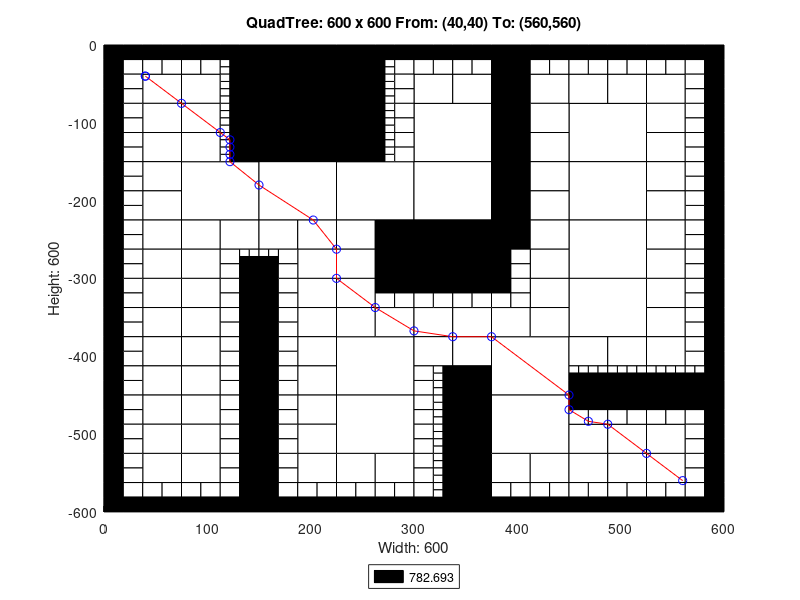

The MATLAB script that drew this image:
axis([0 600 -600 0]);
title('QuadTree: 600 x 600 From: (40,40) To: (560,560)');
xlabel('Width: 600');
ylabel('Height: 600');
rectangle('Position',[150 -75 75 75], 'FaceColor',[0 0 0]);
rectangle('Position',[150 -150 75 75], 'FaceColor',[0 0 0]);
rectangle('Position',[75 -225 75 75], 'FaceColor',[1 1 1]);
rectangle('Position',[150 -225 75 75], 'FaceColor',[1 1 1]);
rectangle('Position',[225 -225 75 75], 'FaceColor',[1 1 1]);
rectangle('Position',[300 -150 75 75], 'FaceColor',[1 1 1]);
rectangle('Position',[450 -150 75 75], 'FaceColor',[1 1 1]);
rectangle('Position',[300 -225 75 75], 'FaceColor',[1 1 1]);
rectangle('Position',[300 -300 75 75], 'FaceColor',[0 0 0]);
rectangle('Position',[450 -225 75 75], 'FaceColor',[1 1 1]);
rectangle('Position',[450 -300 75 75], 'FaceColor',[1 1 1]);
rectangle('Position',[225 -450 75 75], 'FaceColor',[1 1 1]);
rectangle('Position',[225 -525 75 75], 'FaceColor',[1 1 1]);
rectangle('Position',[375 -450 75 75], 'FaceColor',[1 1 1]);
rectangle('Position',[450 -375 75 75], 'FaceColor',[1 1 1]);
rectangle('Position',[375 -525 75 75], 'FaceColor',[1 1 1]);
rectangle('Position',[37.5 -75 37.5 37.5], 'FaceColor',[1 1 1]);
rectangle('Position',[75 -75 37.5 37.5], 'FaceColor',[1 1 1]);
rectangle('Position',[37.5 -112.5 37.5 37.5], 'FaceColor',[1 1 1]);
rectangle('Position',[37.5 -150 37.5 37.5], 'FaceColor',[1 1 1]);
rectangle('Position',[75 -112.5 37.5 37.5], 'FaceColor',[1 1 1]);
rectangle('Position',[75 -150 37.5 37.5], 'FaceColor',[1 1 1]);
rectangle('Position',[225 -37.5 37.5 37.5], 'FaceColor',[0 0 0]);
rectangle('Position',[225 -75 37.5 37.5], 'FaceColor',[0 0 0]);
rectangle('Position',[225 -112.5 37.5 37.5], 'FaceColor',[0 0 0]);
rectangle('Position',[225 -150 37.5 37.5], 'FaceColor',[0 0 0]);
rectangle('Position',[37.5 -187.5 37.5 37.5], 'FaceColor',[1 1 1]);
rectangle('Position',[37.5 -225 37.5 37.5], 'FaceColor',[1 1 1]);
rectangle('Position',[37.5 -262.5 37.5 37.5], 'FaceColor',[1 1 1]);
rectangle('Position',[37.5 -300 37.5 37.5], 'FaceColor',[1 1 1]);
rectangle('Position',[75 -262.5 37.5 37.5], 'FaceColor',[1 1 1]);
rectangle('Position',[112.5 -262.5 37.5 37.5], 'FaceColor',[1 1 1]);
rectangle('Position',[75 -300 37.5 37.5], 'FaceColor',[1 1 1]);
rectangle('Position',[150 -262.5 37.5 37.5], 'FaceColor',[1 1 1]);
rectangle('Position',[187.5 -262.5 37.5 37.5], 'FaceColor',[1 1 1]);
rectangle('Position',[187.5 -300 37.5 37.5], 'FaceColor',[1 1 1]);
rectangle('Position',[225 -262.5 37.5 37.5], 'FaceColor',[1 1 1]);
rectangle('Position',[262.5 -262.5 37.5 37.5], 'FaceColor',[0 0 0]);
rectangle('Position',[225 -300 37.5 37.5], 'FaceColor',[1 1 1]);
rectangle('Position',[262.5 -300 37.5 37.5], 'FaceColor',[0 0 0]);
rectangle('Position',[300 -75 37.5 37.5], 'FaceColor',[1 1 1]);
rectangle('Position',[337.5 -75 37.5 37.5], 'FaceColor',[1 1 1]);
rectangle('Position',[375 -37.5 37.5 37.5], 'FaceColor',[0 0 0]);
rectangle('Position',[375 -75 37.5 37.5], 'FaceColor',[0 0 0]);
rectangle('Position',[412.5 -75 37.5 37.5], 'FaceColor',[1 1 1]);
rectangle('Position',[375 -112.5 37.5 37.5], 'FaceColor',[0 0 0]);
rectangle('Position',[412.5 -112.5 37.5 37.5], 'FaceColor',[1 1 1]);
rectangle('Position',[375 -150 37.5 37.5], 'FaceColor',[0 0 0]);
rectangle('Position',[412.5 -150 37.5 37.5], 'FaceColor',[1 1 1]);
rectangle('Position',[450 -75 37.5 37.5], 'FaceColor',[1 1 1]);
rectangle('Position',[487.5 -75 37.5 37.5], 'FaceColor',[1 1 1]);
rectangle('Position',[525 -75 37.5 37.5], 'FaceColor',[1 1 1]);
rectangle('Position',[525 -112.5 37.5 37.5], 'FaceColor',[1 1 1]);
rectangle('Position',[525 -150 37.5 37.5], 'FaceColor',[1 1 1]);
rectangle('Position',[375 -187.5 37.5 37.5], 'FaceColor',[0 0 0]);
rectangle('Position',[412.5 -187.5 37.5 37.5], 'FaceColor',[1 1 1]);
rectangle('Position',[375 -225 37.5 37.5], 'FaceColor',[0 0 0]);
rectangle('Position',[412.5 -225 37.5 37.5], 'FaceColor',[1 1 1]);
rectangle('Position',[375 -262.5 37.5 37.5], 'FaceColor',[0 0 0]);
rectangle('Position',[412.5 -262.5 37.5 37.5], 'FaceColor',[1 1 1]);
rectangle('Position',[412.5 -300 37.5 37.5], 'FaceColor',[1 1 1]);
rectangle('Position',[525 -187.5 37.5 37.5], 'FaceColor',[1 1 1]);
rectangle('Position',[525 -225 37.5 37.5], 'FaceColor',[1 1 1]);
rectangle('Position',[525 -262.5 37.5 37.5], 'FaceColor',[1 1 1]);
rectangle('Position',[525 -300 37.5 37.5], 'FaceColor',[1 1 1]);
rectangle('Position',[37.5 -337.5 37.5 37.5], 'FaceColor',[1 1 1]);
rectangle('Position',[37.5 -375 37.5 37.5], 'FaceColor',[1 1 1]);
rectangle('Position',[75 -337.5 37.5 37.5], 'FaceColor',[1 1 1]);
rectangle('Position',[75 -375 37.5 37.5], 'FaceColor',[1 1 1]);
rectangle('Position',[37.5 -412.5 37.5 37.5], 'FaceColor',[1 1 1]);
rectangle('Position',[37.5 -450 37.5 37.5], 'FaceColor',[1 1 1]);
rectangle('Position',[75 -412.5 37.5 37.5], 'FaceColor',[1 1 1]);
rectangle('Position',[75 -450 37.5 37.5], 'FaceColor',[1 1 1]);
rectangle('Position',[187.5 -337.5 37.5 37.5], 'FaceColor',[1 1 1]);
rectangle('Position',[187.5 -375 37.5 37.5], 'FaceColor',[1 1 1]);
rectangle('Position',[225 -337.5 37.5 37.5], 'FaceColor',[1 1 1]);
rectangle('Position',[225 -375 37.5 37.5], 'FaceColor',[1 1 1]);
rectangle('Position',[262.5 -375 37.5 37.5], 'FaceColor',[1 1 1]);
rectangle('Position',[187.5 -412.5 37.5 37.5], 'FaceColor',[1 1 1]);
rectangle('Position',[187.5 -450 37.5 37.5], 'FaceColor',[1 1 1]);
rectangle('Position',[37.5 -487.5 37.5 37.5], 'FaceColor',[1 1 1]);
rectangle('Position',[37.5 -525 37.5 37.5], 'FaceColor',[1 1 1]);
rectangle('Position',[75 -487.5 37.5 37.5], 'FaceColor',[1 1 1]);
rectangle('Position',[75 -525 37.5 37.5], 'FaceColor',[1 1 1]);
rectangle('Position',[37.5 -562.5 37.5 37.5], 'FaceColor',[1 1 1]);
rectangle('Position',[75 -562.5 37.5 37.5], 'FaceColor',[1 1 1]);
rectangle('Position',[187.5 -487.5 37.5 37.5], 'FaceColor',[1 1 1]);
rectangle('Position',[187.5 -525 37.5 37.5], 'FaceColor',[1 1 1]);
rectangle('Position',[187.5 -562.5 37.5 37.5], 'FaceColor',[1 1 1]);
rectangle('Position',[225 -562.5 37.5 37.5], 'FaceColor',[1 1 1]);
rectangle('Position',[262.5 -562.5 37.5 37.5], 'FaceColor',[1 1 1]);
rectangle('Position',[300 -375 37.5 37.5], 'FaceColor',[1 1 1]);
rectangle('Position',[337.5 -375 37.5 37.5], 'FaceColor',[1 1 1]);
rectangle('Position',[412.5 -337.5 37.5 37.5], 'FaceColor',[1 1 1]);
rectangle('Position',[375 -375 37.5 37.5], 'FaceColor',[1 1 1]);
rectangle('Position',[412.5 -375 37.5 37.5], 'FaceColor',[1 1 1]);
rectangle('Position',[300 -412.5 37.5 37.5], 'FaceColor',[1 1 1]);
rectangle('Position',[337.5 -412.5 37.5 37.5], 'FaceColor',[1 1 1]);
rectangle('Position',[337.5 -450 37.5 37.5], 'FaceColor',[0 0 0]);
rectangle('Position',[525 -337.5 37.5 37.5], 'FaceColor',[1 1 1]);
rectangle('Position',[525 -375 37.5 37.5], 'FaceColor',[1 1 1]);
rectangle('Position',[450 -412.5 37.5 37.5], 'FaceColor',[1 1 1]);
rectangle('Position',[487.5 -412.5 37.5 37.5], 'FaceColor',[1 1 1]);
rectangle('Position',[525 -412.5 37.5 37.5], 'FaceColor',[1 1 1]);
rectangle('Position',[337.5 -487.5 37.5 37.5], 'FaceColor',[0 0 0]);
rectangle('Position',[337.5 -525 37.5 37.5], 'FaceColor',[0 0 0]);
rectangle('Position',[337.5 -562.5 37.5 37.5], 'FaceColor',[0 0 0]);
rectangle('Position',[337.5 -600 37.5 37.5], 'FaceColor',[0 0 0]);
rectangle('Position',[375 -562.5 37.5 37.5], 'FaceColor',[1 1 1]);
rectangle('Position',[412.5 -562.5 37.5 37.5], 'FaceColor',[1 1 1]);
rectangle('Position',[450 -525 37.5 37.5], 'FaceColor',[1 1 1]);
rectangle('Position',[487.5 -525 37.5 37.5], 'FaceColor',[1 1 1]);
rectangle('Position',[525 -525 37.5 37.5], 'FaceColor',[1 1 1]);
rectangle('Position',[450 -562.5 37.5 37.5], 'FaceColor',[1 1 1]);
rectangle('Position',[487.5 -562.5 37.5 37.5], 'FaceColor',[1 1 1]);
rectangle('Position',[525 -562.5 37.5 37.5], 'FaceColor',[1 1 1]);
rectangle('Position',[0 -18.75 18.75 18.75], 'FaceColor',[0 0 0]);
rectangle('Position',[18.75 -18.75 18.75 18.75], 'FaceColor',[0 0 0]);
rectangle('Position',[0 -37.5 18.75 18.75], 'FaceColor',[0 0 0]);
rectangle('Position',[18.75 -37.5 18.75 18.75], 'FaceColor',[1 1 1]);
rectangle('Position',[37.5 -18.75 18.75 18.75], 'FaceColor',[0 0 0]);
rectangle('Position',[56.25 -18.75 18.75 18.75], 'FaceColor',[0 0 0]);
rectangle('Position',[37.5 -37.5 18.75 18.75], 'FaceColor',[1 1 1]);
rectangle('Position',[56.25 -37.5 18.75 18.75], 'FaceColor',[1 1 1]);
rectangle('Position',[0 -56.25 18.75 18.75], 'FaceColor',[0 0 0]);
rectangle('Position',[18.75 -56.25 18.75 18.75], 'FaceColor',[1 1 1]);
rectangle('Position',[0 -75 18.75 18.75], 'FaceColor',[0 0 0]);
rectangle('Position',[18.75 -75 18.75 18.75], 'FaceColor',[1 1 1]);
rectangle('Position',[75 -18.75 18.75 18.75], 'FaceColor',[0 0 0]);
rectangle('Position',[93.75 -18.75 18.75 18.75], 'FaceColor',[0 0 0]);
rectangle('Position',[75 -37.5 18.75 18.75], 'FaceColor',[1 1 1]);
rectangle('Position',[93.75 -37.5 18.75 18.75], 'FaceColor',[1 1 1]);
rectangle('Position',[112.5 -18.75 18.75 18.75], 'FaceColor',[0 0 0]);
rectangle('Position',[131.25 -18.75 18.75 18.75], 'FaceColor',[0 0 0]);
rectangle('Position',[131.25 -37.5 18.75 18.75], 'FaceColor',[0 0 0]);
rectangle('Position',[131.25 -56.25 18.75 18.75], 'FaceColor',[0 0 0]);
rectangle('Position',[131.25 -75 18.75 18.75], 'FaceColor',[0 0 0]);
rectangle('Position',[0 -93.75 18.75 18.75], 'FaceColor',[0 0 0]);
rectangle('Position',[18.75 -93.75 18.75 18.75], 'FaceColor',[1 1 1]);
rectangle('Position',[0 -112.5 18.75 18.75], 'FaceColor',[0 0 0]);
rectangle('Position',[18.75 -112.5 18.75 18.75], 'FaceColor',[1 1 1]);
rectangle('Position',[0 -131.25 18.75 18.75], 'FaceColor',[0 0 0]);
rectangle('Position',[18.75 -131.25 18.75 18.75], 'FaceColor',[1 1 1]);
rectangle('Position',[0 -150 18.75 18.75], 'FaceColor',[0 0 0]);
rectangle('Position',[18.75 -150 18.75 18.75], 'FaceColor',[1 1 1]);
rectangle('Position',[131.25 -93.75 18.75 18.75], 'FaceColor',[0 0 0]);
rectangle('Position',[131.25 -112.5 18.75 18.75], 'FaceColor',[0 0 0]);
rectangle('Position',[131.25 -131.25 18.75 18.75], 'FaceColor',[0 0 0]);
rectangle('Position',[131.25 -150 18.75 18.75], 'FaceColor',[0 0 0]);
rectangle('Position',[262.5 -18.75 18.75 18.75], 'FaceColor',[0 0 0]);
rectangle('Position',[281.25 -18.75 18.75 18.75], 'FaceColor',[0 0 0]);
rectangle('Position',[281.25 -37.5 18.75 18.75], 'FaceColor',[1 1 1]);
rectangle('Position',[281.25 -56.25 18.75 18.75], 'FaceColor',[1 1 1]);
rectangle('Position',[281.25 -75 18.75 18.75], 'FaceColor',[1 1 1]);
rectangle('Position',[281.25 -93.75 18.75 18.75], 'FaceColor',[1 1 1]);
rectangle('Position',[281.25 -112.5 18.75 18.75], 'FaceColor',[1 1 1]);
rectangle('Position',[281.25 -131.25 18.75 18.75], 'FaceColor',[1 1 1]);
rectangle('Position',[281.25 -150 18.75 18.75], 'FaceColor',[1 1 1]);
rectangle('Position',[0 -168.75 18.75 18.75], 'FaceColor',[0 0 0]);
rectangle('Position',[18.75 -168.75 18.75 18.75], 'FaceColor',[1 1 1]);
rectangle('Position',[0 -187.5 18.75 18.75], 'FaceColor',[0 0 0]);
rectangle('Position',[18.75 -187.5 18.75 18.75], 'FaceColor',[1 1 1]);
rectangle('Position',[0 -206.25 18.75 18.75], 'FaceColor',[0 0 0]);
rectangle('Position',[18.75 -206.25 18.75 18.75], 'FaceColor',[1 1 1]);
rectangle('Position',[0 -225 18.75 18.75], 'FaceColor',[0 0 0]);
rectangle('Position',[18.75 -225 18.75 18.75], 'FaceColor',[1 1 1]);
rectangle('Position',[0 -243.75 18.75 18.75], 'FaceColor',[0 0 0]);
rectangle('Position',[18.75 -243.75 18.75 18.75], 'FaceColor',[1 1 1]);
rectangle('Position',[0 -262.5 18.75 18.75], 'FaceColor',[0 0 0]);
rectangle('Position',[18.75 -262.5 18.75 18.75], 'FaceColor',[1 1 1]);
rectangle('Position',[0 -281.25 18.75 18.75], 'FaceColor',[0 0 0]);
rectangle('Position',[18.75 -281.25 18.75 18.75], 'FaceColor',[1 1 1]);
rectangle('Position',[0 -300 18.75 18.75], 'FaceColor',[0 0 0]);
rectangle('Position',[18.75 -300 18.75 18.75], 'FaceColor',[1 1 1]);
rectangle('Position',[112.5 -281.25 18.75 18.75], 'FaceColor',[1 1 1]);
rectangle('Position',[112.5 -300 18.75 18.75], 'FaceColor',[1 1 1]);
rectangle('Position',[131.25 -300 18.75 18.75], 'FaceColor',[0 0 0]);
rectangle('Position',[168.75 -281.25 18.75 18.75], 'FaceColor',[1 1 1]);
rectangle('Position',[150 -300 18.75 18.75], 'FaceColor',[0 0 0]);
rectangle('Position',[168.75 -300 18.75 18.75], 'FaceColor',[1 1 1]);
rectangle('Position',[300 -18.75 18.75 18.75], 'FaceColor',[0 0 0]);
rectangle('Position',[318.75 -18.75 18.75 18.75], 'FaceColor',[0 0 0]);
rectangle('Position',[300 -37.5 18.75 18.75], 'FaceColor',[1 1 1]);
rectangle('Position',[318.75 -37.5 18.75 18.75], 'FaceColor',[1 1 1]);
rectangle('Position',[337.5 -18.75 18.75 18.75], 'FaceColor',[0 0 0]);
rectangle('Position',[356.25 -18.75 18.75 18.75], 'FaceColor',[0 0 0]);
rectangle('Position',[337.5 -37.5 18.75 18.75], 'FaceColor',[1 1 1]);
rectangle('Position',[356.25 -37.5 18.75 18.75], 'FaceColor',[1 1 1]);
rectangle('Position',[412.5 -18.75 18.75 18.75], 'FaceColor',[0 0 0]);
rectangle('Position',[431.25 -18.75 18.75 18.75], 'FaceColor',[0 0 0]);
rectangle('Position',[412.5 -37.5 18.75 18.75], 'FaceColor',[1 1 1]);
rectangle('Position',[431.25 -37.5 18.75 18.75], 'FaceColor',[1 1 1]);
rectangle('Position',[450 -18.75 18.75 18.75], 'FaceColor',[0 0 0]);
rectangle('Position',[468.75 -18.75 18.75 18.75], 'FaceColor',[0 0 0]);
rectangle('Position',[450 -37.5 18.75 18.75], 'FaceColor',[1 1 1]);
rectangle('Position',[468.75 -37.5 18.75 18.75], 'FaceColor',[1 1 1]);
rectangle('Position',[487.5 -18.75 18.75 18.75], 'FaceColor',[0 0 0]);
rectangle('Position',[506.25 -18.75 18.75 18.75], 'FaceColor',[0 0 0]);
rectangle('Position',[487.5 -37.5 18.75 18.75], 'FaceColor',[1 1 1]);
rectangle('Position',[506.25 -37.5 18.75 18.75], 'FaceColor',[1 1 1]);
rectangle('Position',[525 -18.75 18.75 18.75], 'FaceColor',[0 0 0]);
rectangle('Position',[543.75 -18.75 18.75 18.75], 'FaceColor',[0 0 0]);
rectangle('Position',[525 -37.5 18.75 18.75], 'FaceColor',[1 1 1]);
rectangle('Position',[543.75 -37.5 18.75 18.75], 'FaceColor',[1 1 1]);
rectangle('Position',[562.5 -18.75 18.75 18.75], 'FaceColor',[0 0 0]);
rectangle('Position',[581.25 -18.75 18.75 18.75], 'FaceColor',[0 0 0]);
rectangle('Position',[562.5 -37.5 18.75 18.75], 'FaceColor',[1 1 1]);
rectangle('Position',[581.25 -37.5 18.75 18.75], 'FaceColor',[0 0 0]);
rectangle('Position',[562.5 -56.25 18.75 18.75], 'FaceColor',[1 1 1]);
rectangle('Position',[581.25 -56.25 18.75 18.75], 'FaceColor',[0 0 0]);
rectangle('Position',[562.5 -75 18.75 18.75], 'FaceColor',[1 1 1]);
rectangle('Position',[581.25 -75 18.75 18.75], 'FaceColor',[0 0 0]);
rectangle('Position',[562.5 -93.75 18.75 18.75], 'FaceColor',[1 1 1]);
rectangle('Position',[581.25 -93.75 18.75 18.75], 'FaceColor',[0 0 0]);
rectangle('Position',[562.5 -112.5 18.75 18.75], 'FaceColor',[1 1 1]);
rectangle('Position',[581.25 -112.5 18.75 18.75], 'FaceColor',[0 0 0]);
rectangle('Position',[562.5 -131.25 18.75 18.75], 'FaceColor',[1 1 1]);
rectangle('Position',[581.25 -131.25 18.75 18.75], 'FaceColor',[0 0 0]);
rectangle('Position',[562.5 -150 18.75 18.75], 'FaceColor',[1 1 1]);
rectangle('Position',[581.25 -150 18.75 18.75], 'FaceColor',[0 0 0]);
rectangle('Position',[375 -281.25 18.75 18.75], 'FaceColor',[0 0 0]);
rectangle('Position',[393.75 -281.25 18.75 18.75], 'FaceColor',[1 1 1]);
rectangle('Position',[375 -300 18.75 18.75], 'FaceColor',[0 0 0]);
rectangle('Position',[393.75 -300 18.75 18.75], 'FaceColor',[1 1 1]);
rectangle('Position',[562.5 -168.75 18.75 18.75], 'FaceColor',[1 1 1]);
rectangle('Position',[581.25 -168.75 18.75 18.75], 'FaceColor',[0 0 0]);
rectangle('Position',[562.5 -187.5 18.75 18.75], 'FaceColor',[1 1 1]);
rectangle('Position',[581.25 -187.5 18.75 18.75], 'FaceColor',[0 0 0]);
rectangle('Position',[562.5 -206.25 18.75 18.75], 'FaceColor',[1 1 1]);
rectangle('Position',[581.25 -206.25 18.75 18.75], 'FaceColor',[0 0 0]);
rectangle('Position',[562.5 -225 18.75 18.75], 'FaceColor',[1 1 1]);
rectangle('Position',[581.25 -225 18.75 18.75], 'FaceColor',[0 0 0]);
rectangle('Position',[562.5 -243.75 18.75 18.75], 'FaceColor',[1 1 1]);
rectangle('Position',[581.25 -243.75 18.75 18.75], 'FaceColor',[0 0 0]);
rectangle('Position',[562.5 -262.5 18.75 18.75], 'FaceColor',[1 1 1]);
rectangle('Position',[581.25 -262.5 18.75 18.75], 'FaceColor',[0 0 0]);
rectangle('Position',[562.5 -281.25 18.75 18.75], 'FaceColor',[1 1 1]);
rectangle('Position',[581.25 -281.25 18.75 18.75], 'FaceColor',[0 0 0]);
rectangle('Position',[562.5 -300 18.75 18.75], 'FaceColor',[1 1 1]);
rectangle('Position',[581.25 -300 18.75 18.75], 'FaceColor',[0 0 0]);
rectangle('Position',[0 -318.75 18.75 18.75], 'FaceColor',[0 0 0]);
rectangle('Position',[18.75 -318.75 18.75 18.75], 'FaceColor',[1 1 1]);
rectangle('Position',[0 -337.5 18.75 18.75], 'FaceColor',[0 0 0]);
rectangle('Position',[18.75 -337.5 18.75 18.75], 'FaceColor',[1 1 1]);
rectangle('Position',[0 -356.25 18.75 18.75], 'FaceColor',[0 0 0]);
rectangle('Position',[18.75 -356.25 18.75 18.75], 'FaceColor',[1 1 1]);
rectangle('Position',[0 -375 18.75 18.75], 'FaceColor',[0 0 0]);
rectangle('Position',[18.75 -375 18.75 18.75], 'FaceColor',[1 1 1]);
rectangle('Position',[112.5 -318.75 18.75 18.75], 'FaceColor',[1 1 1]);
rectangle('Position',[131.25 -318.75 18.75 18.75], 'FaceColor',[0 0 0]);
rectangle('Position',[112.5 -337.5 18.75 18.75], 'FaceColor',[1 1 1]);
rectangle('Position',[131.25 -337.5 18.75 18.75], 'FaceColor',[0 0 0]);
rectangle('Position',[112.5 -356.25 18.75 18.75], 'FaceColor',[1 1 1]);
rectangle('Position',[131.25 -356.25 18.75 18.75], 'FaceColor',[0 0 0]);
rectangle('Position',[112.5 -375 18.75 18.75], 'FaceColor',[1 1 1]);
rectangle('Position',[131.25 -375 18.75 18.75], 'FaceColor',[0 0 0]);
rectangle('Position',[0 -393.75 18.75 18.75], 'FaceColor',[0 0 0]);
rectangle('Position',[18.75 -393.75 18.75 18.75], 'FaceColor',[1 1 1]);
rectangle('Position',[0 -412.5 18.75 18.75], 'FaceColor',[0 0 0]);
rectangle('Position',[18.75 -412.5 18.75 18.75], 'FaceColor',[1 1 1]);
rectangle('Position',[0 -431.25 18.75 18.75], 'FaceColor',[0 0 0]);
rectangle('Position',[18.75 -431.25 18.75 18.75], 'FaceColor',[1 1 1]);
rectangle('Position',[0 -450 18.75 18.75], 'FaceColor',[0 0 0]);
rectangle('Position',[18.75 -450 18.75 18.75], 'FaceColor',[1 1 1]);
rectangle('Position',[112.5 -393.75 18.75 18.75], 'FaceColor',[1 1 1]);
rectangle('Position',[131.25 -393.75 18.75 18.75], 'FaceColor',[0 0 0]);
rectangle('Position',[112.5 -412.5 18.75 18.75], 'FaceColor',[1 1 1]);
rectangle('Position',[131.25 -412.5 18.75 18.75], 'FaceColor',[0 0 0]);
rectangle('Position',[112.5 -431.25 18.75 18.75], 'FaceColor',[1 1 1]);
rectangle('Position',[131.25 -431.25 18.75 18.75], 'FaceColor',[0 0 0]);
rectangle('Position',[112.5 -450 18.75 18.75], 'FaceColor',[1 1 1]);
rectangle('Position',[131.25 -450 18.75 18.75], 'FaceColor',[0 0 0]);
rectangle('Position',[150 -318.75 18.75 18.75], 'FaceColor',[0 0 0]);
rectangle('Position',[168.75 -318.75 18.75 18.75], 'FaceColor',[1 1 1]);
rectangle('Position',[150 -337.5 18.75 18.75], 'FaceColor',[0 0 0]);
rectangle('Position',[168.75 -337.5 18.75 18.75], 'FaceColor',[1 1 1]);
rectangle('Position',[150 -356.25 18.75 18.75], 'FaceColor',[0 0 0]);
rectangle('Position',[168.75 -356.25 18.75 18.75], 'FaceColor',[1 1 1]);
rectangle('Position',[150 -375 18.75 18.75], 'FaceColor',[0 0 0]);
rectangle('Position',[168.75 -375 18.75 18.75], 'FaceColor',[1 1 1]);
rectangle('Position',[262.5 -318.75 18.75 18.75], 'FaceColor',[0 0 0]);
rectangle('Position',[281.25 -318.75 18.75 18.75], 'FaceColor',[0 0 0]);
rectangle('Position',[262.5 -337.5 18.75 18.75], 'FaceColor',[1 1 1]);
rectangle('Position',[281.25 -337.5 18.75 18.75], 'FaceColor',[1 1 1]);
rectangle('Position',[150 -393.75 18.75 18.75], 'FaceColor',[0 0 0]);
rectangle('Position',[168.75 -393.75 18.75 18.75], 'FaceColor',[1 1 1]);
rectangle('Position',[150 -412.5 18.75 18.75], 'FaceColor',[0 0 0]);
rectangle('Position',[168.75 -412.5 18.75 18.75], 'FaceColor',[1 1 1]);
rectangle('Position',[150 -431.25 18.75 18.75], 'FaceColor',[0 0 0]);
rectangle('Position',[168.75 -431.25 18.75 18.75], 'FaceColor',[1 1 1]);
rectangle('Position',[150 -450 18.75 18.75], 'FaceColor',[0 0 0]);
rectangle('Position',[168.75 -450 18.75 18.75], 'FaceColor',[1 1 1]);
rectangle('Position',[0 -468.75 18.75 18.75], 'FaceColor',[0 0 0]);
rectangle('Position',[18.75 -468.75 18.75 18.75], 'FaceColor',[1 1 1]);
rectangle('Position',[0 -487.5 18.75 18.75], 'FaceColor',[0 0 0]);
rectangle('Position',[18.75 -487.5 18.75 18.75], 'FaceColor',[1 1 1]);
rectangle('Position',[0 -506.25 18.75 18.75], 'FaceColor',[0 0 0]);
rectangle('Position',[18.75 -506.25 18.75 18.75], 'FaceColor',[1 1 1]);
rectangle('Position',[0 -525 18.75 18.75], 'FaceColor',[0 0 0]);
rectangle('Position',[18.75 -525 18.75 18.75], 'FaceColor',[1 1 1]);
rectangle('Position',[112.5 -468.75 18.75 18.75], 'FaceColor',[1 1 1]);
rectangle('Position',[131.25 -468.75 18.75 18.75], 'FaceColor',[0 0 0]);
rectangle('Position',[112.5 -487.5 18.75 18.75], 'FaceColor',[1 1 1]);
rectangle('Position',[131.25 -487.5 18.75 18.75], 'FaceColor',[0 0 0]);
rectangle('Position',[112.5 -506.25 18.75 18.75], 'FaceColor',[1 1 1]);
rectangle('Position',[131.25 -506.25 18.75 18.75], 'FaceColor',[0 0 0]);
rectangle('Position',[112.5 -525 18.75 18.75], 'FaceColor',[1 1 1]);
rectangle('Position',[131.25 -525 18.75 18.75], 'FaceColor',[0 0 0]);
rectangle('Position',[0 -543.75 18.75 18.75], 'FaceColor',[0 0 0]);
rectangle('Position',[18.75 -543.75 18.75 18.75], 'FaceColor',[1 1 1]);
rectangle('Position',[0 -562.5 18.75 18.75], 'FaceColor',[0 0 0]);
rectangle('Position',[18.75 -562.5 18.75 18.75], 'FaceColor',[1 1 1]);
rectangle('Position',[0 -581.25 18.75 18.75], 'FaceColor',[0 0 0]);
rectangle('Position',[18.75 -581.25 18.75 18.75], 'FaceColor',[1 1 1]);
rectangle('Position',[0 -600 18.75 18.75], 'FaceColor',[0 0 0]);
rectangle('Position',[18.75 -600 18.75 18.75], 'FaceColor',[0 0 0]);
rectangle('Position',[37.5 -581.25 18.75 18.75], 'FaceColor',[1 1 1]);
rectangle('Position',[56.25 -581.25 18.75 18.75], 'FaceColor',[1 1 1]);
rectangle('Position',[37.5 -600 18.75 18.75], 'FaceColor',[0 0 0]);
rectangle('Position',[56.25 -600 18.75 18.75], 'FaceColor',[0 0 0]);
rectangle('Position',[112.5 -543.75 18.75 18.75], 'FaceColor',[1 1 1]);
rectangle('Position',[131.25 -543.75 18.75 18.75], 'FaceColor',[0 0 0]);
rectangle('Position',[112.5 -562.5 18.75 18.75], 'FaceColor',[1 1 1]);
rectangle('Position',[131.25 -562.5 18.75 18.75], 'FaceColor',[0 0 0]);
rectangle('Position',[75 -581.25 18.75 18.75], 'FaceColor',[1 1 1]);
rectangle('Position',[93.75 -581.25 18.75 18.75], 'FaceColor',[1 1 1]);
rectangle('Position',[75 -600 18.75 18.75], 'FaceColor',[0 0 0]);
rectangle('Position',[93.75 -600 18.75 18.75], 'FaceColor',[0 0 0]);
rectangle('Position',[112.5 -581.25 18.75 18.75], 'FaceColor',[1 1 1]);
rectangle('Position',[131.25 -581.25 18.75 18.75], 'FaceColor',[0 0 0]);
rectangle('Position',[112.5 -600 18.75 18.75], 'FaceColor',[0 0 0]);
rectangle('Position',[131.25 -600 18.75 18.75], 'FaceColor',[0 0 0]);
rectangle('Position',[150 -468.75 18.75 18.75], 'FaceColor',[0 0 0]);
rectangle('Position',[168.75 -468.75 18.75 18.75], 'FaceColor',[1 1 1]);
rectangle('Position',[150 -487.5 18.75 18.75], 'FaceColor',[0 0 0]);
rectangle('Position',[168.75 -487.5 18.75 18.75], 'FaceColor',[1 1 1]);
rectangle('Position',[150 -506.25 18.75 18.75], 'FaceColor',[0 0 0]);
rectangle('Position',[168.75 -506.25 18.75 18.75], 'FaceColor',[1 1 1]);
rectangle('Position',[150 -525 18.75 18.75], 'FaceColor',[0 0 0]);
rectangle('Position',[168.75 -525 18.75 18.75], 'FaceColor',[1 1 1]);
rectangle('Position',[150 -543.75 18.75 18.75], 'FaceColor',[0 0 0]);
rectangle('Position',[168.75 -543.75 18.75 18.75], 'FaceColor',[1 1 1]);
rectangle('Position',[150 -562.5 18.75 18.75], 'FaceColor',[0 0 0]);
rectangle('Position',[168.75 -562.5 18.75 18.75], 'FaceColor',[1 1 1]);
rectangle('Position',[150 -581.25 18.75 18.75], 'FaceColor',[0 0 0]);
rectangle('Position',[168.75 -581.25 18.75 18.75], 'FaceColor',[1 1 1]);
rectangle('Position',[150 -600 18.75 18.75], 'FaceColor',[0 0 0]);
rectangle('Position',[168.75 -600 18.75 18.75], 'FaceColor',[0 0 0]);
rectangle('Position',[187.5 -581.25 18.75 18.75], 'FaceColor',[1 1 1]);
rectangle('Position',[206.25 -581.25 18.75 18.75], 'FaceColor',[1 1 1]);
rectangle('Position',[187.5 -600 18.75 18.75], 'FaceColor',[0 0 0]);
rectangle('Position',[206.25 -600 18.75 18.75], 'FaceColor',[0 0 0]);
rectangle('Position',[225 -581.25 18.75 18.75], 'FaceColor',[1 1 1]);
rectangle('Position',[243.75 -581.25 18.75 18.75], 'FaceColor',[1 1 1]);
rectangle('Position',[225 -600 18.75 18.75], 'FaceColor',[0 0 0]);
rectangle('Position',[243.75 -600 18.75 18.75], 'FaceColor',[0 0 0]);
rectangle('Position',[262.5 -581.25 18.75 18.75], 'FaceColor',[1 1 1]);
rectangle('Position',[281.25 -581.25 18.75 18.75], 'FaceColor',[1 1 1]);
rectangle('Position',[262.5 -600 18.75 18.75], 'FaceColor',[0 0 0]);
rectangle('Position',[281.25 -600 18.75 18.75], 'FaceColor',[0 0 0]);
rectangle('Position',[300 -318.75 18.75 18.75], 'FaceColor',[0 0 0]);
rectangle('Position',[318.75 -318.75 18.75 18.75], 'FaceColor',[0 0 0]);
rectangle('Position',[300 -337.5 18.75 18.75], 'FaceColor',[1 1 1]);
rectangle('Position',[318.75 -337.5 18.75 18.75], 'FaceColor',[1 1 1]);
rectangle('Position',[337.5 -318.75 18.75 18.75], 'FaceColor',[0 0 0]);
rectangle('Position',[356.25 -318.75 18.75 18.75], 'FaceColor',[0 0 0]);
rectangle('Position',[337.5 -337.5 18.75 18.75], 'FaceColor',[1 1 1]);
rectangle('Position',[356.25 -337.5 18.75 18.75], 'FaceColor',[1 1 1]);
rectangle('Position',[375 -318.75 18.75 18.75], 'FaceColor',[0 0 0]);
rectangle('Position',[393.75 -318.75 18.75 18.75], 'FaceColor',[1 1 1]);
rectangle('Position',[375 -337.5 18.75 18.75], 'FaceColor',[1 1 1]);
rectangle('Position',[393.75 -337.5 18.75 18.75], 'FaceColor',[1 1 1]);
rectangle('Position',[300 -431.25 18.75 18.75], 'FaceColor',[1 1 1]);
rectangle('Position',[300 -450 18.75 18.75], 'FaceColor',[1 1 1]);
rectangle('Position',[562.5 -318.75 18.75 18.75], 'FaceColor',[1 1 1]);
rectangle('Position',[581.25 -318.75 18.75 18.75], 'FaceColor',[0 0 0]);
rectangle('Position',[562.5 -337.5 18.75 18.75], 'FaceColor',[1 1 1]);
rectangle('Position',[581.25 -337.5 18.75 18.75], 'FaceColor',[0 0 0]);
rectangle('Position',[562.5 -356.25 18.75 18.75], 'FaceColor',[1 1 1]);
rectangle('Position',[581.25 -356.25 18.75 18.75], 'FaceColor',[0 0 0]);
rectangle('Position',[562.5 -375 18.75 18.75], 'FaceColor',[1 1 1]);
rectangle('Position',[581.25 -375 18.75 18.75], 'FaceColor',[0 0 0]);
rectangle('Position',[450 -450 18.75 18.75], 'FaceColor',[0 0 0]);
rectangle('Position',[468.75 -450 18.75 18.75], 'FaceColor',[0 0 0]);
rectangle('Position',[487.5 -450 18.75 18.75], 'FaceColor',[0 0 0]);
rectangle('Position',[506.25 -450 18.75 18.75], 'FaceColor',[0 0 0]);
rectangle('Position',[562.5 -393.75 18.75 18.75], 'FaceColor',[1 1 1]);
rectangle('Position',[581.25 -393.75 18.75 18.75], 'FaceColor',[0 0 0]);
rectangle('Position',[562.5 -412.5 18.75 18.75], 'FaceColor',[1 1 1]);
rectangle('Position',[581.25 -412.5 18.75 18.75], 'FaceColor',[0 0 0]);
rectangle('Position',[525 -450 18.75 18.75], 'FaceColor',[0 0 0]);
rectangle('Position',[543.75 -450 18.75 18.75], 'FaceColor',[0 0 0]);
rectangle('Position',[581.25 -431.25 18.75 18.75], 'FaceColor',[0 0 0]);
rectangle('Position',[562.5 -450 18.75 18.75], 'FaceColor',[0 0 0]);
rectangle('Position',[581.25 -450 18.75 18.75], 'FaceColor',[0 0 0]);
rectangle('Position',[300 -468.75 18.75 18.75], 'FaceColor',[1 1 1]);
rectangle('Position',[300 -487.5 18.75 18.75], 'FaceColor',[1 1 1]);
rectangle('Position',[300 -506.25 18.75 18.75], 'FaceColor',[1 1 1]);
rectangle('Position',[300 -525 18.75 18.75], 'FaceColor',[1 1 1]);
rectangle('Position',[300 -543.75 18.75 18.75], 'FaceColor',[1 1 1]);
rectangle('Position',[300 -562.5 18.75 18.75], 'FaceColor',[1 1 1]);
rectangle('Position',[300 -581.25 18.75 18.75], 'FaceColor',[1 1 1]);
rectangle('Position',[300 -600 18.75 18.75], 'FaceColor',[0 0 0]);
rectangle('Position',[318.75 -600 18.75 18.75], 'FaceColor',[0 0 0]);
rectangle('Position',[375 -581.25 18.75 18.75], 'FaceColor',[1 1 1]);
rectangle('Position',[393.75 -581.25 18.75 18.75], 'FaceColor',[1 1 1]);
rectangle('Position',[375 -600 18.75 18.75], 'FaceColor',[0 0 0]);
rectangle('Position',[393.75 -600 18.75 18.75], 'FaceColor',[0 0 0]);
rectangle('Position',[412.5 -581.25 18.75 18.75], 'FaceColor',[1 1 1]);
rectangle('Position',[431.25 -581.25 18.75 18.75], 'FaceColor',[1 1 1]);
rectangle('Position',[412.5 -600 18.75 18.75], 'FaceColor',[0 0 0]);
rectangle('Position',[431.25 -600 18.75 18.75], 'FaceColor',[0 0 0]);
rectangle('Position',[450 -468.75 18.75 18.75], 'FaceColor',[0 0 0]);
rectangle('Position',[468.75 -468.75 18.75 18.75], 'FaceColor',[0 0 0]);
rectangle('Position',[450 -487.5 18.75 18.75], 'FaceColor',[1 1 1]);
rectangle('Position',[468.75 -487.5 18.75 18.75], 'FaceColor',[1 1 1]);
rectangle('Position',[487.5 -468.75 18.75 18.75], 'FaceColor',[0 0 0]);
rectangle('Position',[506.25 -468.75 18.75 18.75], 'FaceColor',[0 0 0]);
rectangle('Position',[487.5 -487.5 18.75 18.75], 'FaceColor',[1 1 1]);
rectangle('Position',[506.25 -487.5 18.75 18.75], 'FaceColor',[1 1 1]);
rectangle('Position',[525 -468.75 18.75 18.75], 'FaceColor',[0 0 0]);
rectangle('Position',[543.75 -468.75 18.75 18.75], 'FaceColor',[0 0 0]);
rectangle('Position',[525 -487.5 18.75 18.75], 'FaceColor',[1 1 1]);
rectangle('Position',[543.75 -487.5 18.75 18.75], 'FaceColor',[1 1 1]);
rectangle('Position',[562.5 -468.75 18.75 18.75], 'FaceColor',[0 0 0]);
rectangle('Position',[581.25 -468.75 18.75 18.75], 'FaceColor',[0 0 0]);
rectangle('Position',[562.5 -487.5 18.75 18.75], 'FaceColor',[1 1 1]);
rectangle('Position',[581.25 -487.5 18.75 18.75], 'FaceColor',[0 0 0]);
rectangle('Position',[562.5 -506.25 18.75 18.75], 'FaceColor',[1 1 1]);
rectangle('Position',[581.25 -506.25 18.75 18.75], 'FaceColor',[0 0 0]);
rectangle('Position',[562.5 -525 18.75 18.75], 'FaceColor',[1 1 1]);
rectangle('Position',[581.25 -525 18.75 18.75], 'FaceColor',[0 0 0]);
rectangle('Position',[450 -581.25 18.75 18.75], 'FaceColor',[1 1 1]);
rectangle('Position',[468.75 -581.25 18.75 18.75], 'FaceColor',[1 1 1]);
rectangle('Position',[450 -600 18.75 18.75], 'FaceColor',[0 0 0]);
rectangle('Position',[468.75 -600 18.75 18.75], 'FaceColor',[0 0 0]);
rectangle('Position',[487.5 -581.25 18.75 18.75], 'FaceColor',[1 1 1]);
rectangle('Position',[506.25 -581.25 18.75 18.75], 'FaceColor',[1 1 1]);
rectangle('Position',[487.5 -600 18.75 18.75], 'FaceColor',[0 0 0]);
rectangle('Position',[506.25 -600 18.75 18.75], 'FaceColor',[0 0 0]);
rectangle('Position',[562.5 -543.75 18.75 18.75], 'FaceColor',[1 1 1]);
rectangle('Position',[581.25 -543.75 18.75 18.75], 'FaceColor',[0 0 0]);
rectangle('Position',[562.5 -562.5 18.75 18.75], 'FaceColor',[1 1 1]);
rectangle('Position',[581.25 -562.5 18.75 18.75], 'FaceColor',[0 0 0]);
rectangle('Position',[525 -581.25 18.75 18.75], 'FaceColor',[1 1 1]);
rectangle('Position',[543.75 -581.25 18.75 18.75], 'FaceColor',[1 1 1]);
rectangle('Position',[525 -600 18.75 18.75], 'FaceColor',[0 0 0]);
rectangle('Position',[543.75 -600 18.75 18.75], 'FaceColor',[0 0 0]);
rectangle('Position',[562.5 -581.25 18.75 18.75], 'FaceColor',[1 1 1]);
rectangle('Position',[581.25 -581.25 18.75 18.75], 'FaceColor',[0 0 0]);
rectangle('Position',[562.5 -600 18.75 18.75], 'FaceColor',[0 0 0]);
rectangle('Position',[581.25 -600 18.75 18.75], 'FaceColor',[0 0 0]);
rectangle('Position',[112.5 -28.125 9.375 9.375], 'FaceColor',[1 1 1]);
rectangle('Position',[121.875 -28.125 9.375 9.375], 'FaceColor',[0 0 0]);
rectangle('Position',[112.5 -37.5 9.375 9.375], 'FaceColor',[1 1 1]);
rectangle('Position',[121.875 -37.5 9.375 9.375], 'FaceColor',[0 0 0]);
rectangle('Position',[112.5 -46.875 9.375 9.375], 'FaceColor',[1 1 1]);
rectangle('Position',[121.875 -46.875 9.375 9.375], 'FaceColor',[0 0 0]);
rectangle('Position',[112.5 -56.25 9.375 9.375], 'FaceColor',[1 1 1]);
rectangle('Position',[121.875 -56.25 9.375 9.375], 'FaceColor',[0 0 0]);
rectangle('Position',[112.5 -65.625 9.375 9.375], 'FaceColor',[1 1 1]);
rectangle('Position',[121.875 -65.625 9.375 9.375], 'FaceColor',[0 0 0]);
rectangle('Position',[112.5 -75 9.375 9.375], 'FaceColor',[1 1 1]);
rectangle('Position',[121.875 -75 9.375 9.375], 'FaceColor',[0 0 0]);
rectangle('Position',[112.5 -84.375 9.375 9.375], 'FaceColor',[1 1 1]);
rectangle('Position',[121.875 -84.375 9.375 9.375], 'FaceColor',[0 0 0]);
rectangle('Position',[112.5 -93.75 9.375 9.375], 'FaceColor',[1 1 1]);
rectangle('Position',[121.875 -93.75 9.375 9.375], 'FaceColor',[0 0 0]);
rectangle('Position',[112.5 -103.125 9.375 9.375], 'FaceColor',[1 1 1]);
rectangle('Position',[121.875 -103.125 9.375 9.375], 'FaceColor',[0 0 0]);
rectangle('Position',[112.5 -112.5 9.375 9.375], 'FaceColor',[1 1 1]);
rectangle('Position',[121.875 -112.5 9.375 9.375], 'FaceColor',[0 0 0]);
rectangle('Position',[112.5 -121.875 9.375 9.375], 'FaceColor',[1 1 1]);
rectangle('Position',[121.875 -121.875 9.375 9.375], 'FaceColor',[0 0 0]);
rectangle('Position',[112.5 -131.25 9.375 9.375], 'FaceColor',[1 1 1]);
rectangle('Position',[121.875 -131.25 9.375 9.375], 'FaceColor',[0 0 0]);
rectangle('Position',[112.5 -140.625 9.375 9.375], 'FaceColor',[1 1 1]);
rectangle('Position',[121.875 -140.625 9.375 9.375], 'FaceColor',[0 0 0]);
rectangle('Position',[112.5 -150 9.375 9.375], 'FaceColor',[1 1 1]);
rectangle('Position',[121.875 -150 9.375 9.375], 'FaceColor',[0 0 0]);
rectangle('Position',[262.5 -28.125 9.375 9.375], 'FaceColor',[0 0 0]);
rectangle('Position',[271.875 -28.125 9.375 9.375], 'FaceColor',[1 1 1]);
rectangle('Position',[262.5 -37.5 9.375 9.375], 'FaceColor',[0 0 0]);
rectangle('Position',[271.875 -37.5 9.375 9.375], 'FaceColor',[1 1 1]);
rectangle('Position',[262.5 -46.875 9.375 9.375], 'FaceColor',[0 0 0]);
rectangle('Position',[271.875 -46.875 9.375 9.375], 'FaceColor',[1 1 1]);
rectangle('Position',[262.5 -56.25 9.375 9.375], 'FaceColor',[0 0 0]);
rectangle('Position',[271.875 -56.25 9.375 9.375], 'FaceColor',[1 1 1]);
rectangle('Position',[262.5 -65.625 9.375 9.375], 'FaceColor',[0 0 0]);
rectangle('Position',[271.875 -65.625 9.375 9.375], 'FaceColor',[1 1 1]);
rectangle('Position',[262.5 -75 9.375 9.375], 'FaceColor',[0 0 0]);
rectangle('Position',[271.875 -75 9.375 9.375], 'FaceColor',[1 1 1]);
rectangle('Position',[262.5 -84.375 9.375 9.375], 'FaceColor',[0 0 0]);
rectangle('Position',[271.875 -84.375 9.375 9.375], 'FaceColor',[1 1 1]);
rectangle('Position',[262.5 -93.75 9.375 9.375], 'FaceColor',[0 0 0]);
rectangle('Position',[271.875 -93.75 9.375 9.375], 'FaceColor',[1 1 1]);
rectangle('Position',[262.5 -103.125 9.375 9.375], 'FaceColor',[0 0 0]);
rectangle('Position',[271.875 -103.125 9.375 9.375], 'FaceColor',[1 1 1]);
rectangle('Position',[262.5 -112.5 9.375 9.375], 'FaceColor',[0 0 0]);
rectangle('Position',[271.875 -112.5 9.375 9.375], 'FaceColor',[1 1 1]);
rectangle('Position',[262.5 -121.875 9.375 9.375], 'FaceColor',[0 0 0]);
rectangle('Position',[271.875 -121.875 9.375 9.375], 'FaceColor',[1 1 1]);
rectangle('Position',[262.5 -131.25 9.375 9.375], 'FaceColor',[0 0 0]);
rectangle('Position',[271.875 -131.25 9.375 9.375], 'FaceColor',[1 1 1]);
rectangle('Position',[262.5 -140.625 9.375 9.375], 'FaceColor',[0 0 0]);
rectangle('Position',[271.875 -140.625 9.375 9.375], 'FaceColor',[1 1 1]);
rectangle('Position',[262.5 -150 9.375 9.375], 'FaceColor',[0 0 0]);
rectangle('Position',[271.875 -150 9.375 9.375], 'FaceColor',[1 1 1]);
rectangle('Position',[131.25 -271.875 9.375 9.375], 'FaceColor',[1 1 1]);
rectangle('Position',[140.625 -271.875 9.375 9.375], 'FaceColor',[1 1 1]);
rectangle('Position',[131.25 -281.25 9.375 9.375], 'FaceColor',[0 0 0]);
rectangle('Position',[140.625 -281.25 9.375 9.375], 'FaceColor',[0 0 0]);
rectangle('Position',[150 -271.875 9.375 9.375], 'FaceColor',[1 1 1]);
rectangle('Position',[159.375 -271.875 9.375 9.375], 'FaceColor',[1 1 1]);
rectangle('Position',[150 -281.25 9.375 9.375], 'FaceColor',[0 0 0]);
rectangle('Position',[159.375 -281.25 9.375 9.375], 'FaceColor',[0 0 0]);
rectangle('Position',[318.75 -421.875 9.375 9.375], 'FaceColor',[1 1 1]);
rectangle('Position',[328.125 -421.875 9.375 9.375], 'FaceColor',[0 0 0]);
rectangle('Position',[318.75 -431.25 9.375 9.375], 'FaceColor',[1 1 1]);
rectangle('Position',[328.125 -431.25 9.375 9.375], 'FaceColor',[0 0 0]);
rectangle('Position',[318.75 -440.625 9.375 9.375], 'FaceColor',[1 1 1]);
rectangle('Position',[328.125 -440.625 9.375 9.375], 'FaceColor',[0 0 0]);
rectangle('Position',[318.75 -450 9.375 9.375], 'FaceColor',[1 1 1]);
rectangle('Position',[328.125 -450 9.375 9.375], 'FaceColor',[0 0 0]);
rectangle('Position',[450 -421.875 9.375 9.375], 'FaceColor',[1 1 1]);
rectangle('Position',[459.375 -421.875 9.375 9.375], 'FaceColor',[1 1 1]);
rectangle('Position',[450 -431.25 9.375 9.375], 'FaceColor',[0 0 0]);
rectangle('Position',[459.375 -431.25 9.375 9.375], 'FaceColor',[0 0 0]);
rectangle('Position',[468.75 -421.875 9.375 9.375], 'FaceColor',[1 1 1]);
rectangle('Position',[478.125 -421.875 9.375 9.375], 'FaceColor',[1 1 1]);
rectangle('Position',[468.75 -431.25 9.375 9.375], 'FaceColor',[0 0 0]);
rectangle('Position',[478.125 -431.25 9.375 9.375], 'FaceColor',[0 0 0]);
rectangle('Position',[487.5 -421.875 9.375 9.375], 'FaceColor',[1 1 1]);
rectangle('Position',[496.875 -421.875 9.375 9.375], 'FaceColor',[1 1 1]);
rectangle('Position',[487.5 -431.25 9.375 9.375], 'FaceColor',[0 0 0]);
rectangle('Position',[496.875 -431.25 9.375 9.375], 'FaceColor',[0 0 0]);
rectangle('Position',[506.25 -421.875 9.375 9.375], 'FaceColor',[1 1 1]);
rectangle('Position',[515.625 -421.875 9.375 9.375], 'FaceColor',[1 1 1]);
rectangle('Position',[506.25 -431.25 9.375 9.375], 'FaceColor',[0 0 0]);
rectangle('Position',[515.625 -431.25 9.375 9.375], 'FaceColor',[0 0 0]);
rectangle('Position',[525 -421.875 9.375 9.375], 'FaceColor',[1 1 1]);
rectangle('Position',[534.375 -421.875 9.375 9.375], 'FaceColor',[1 1 1]);
rectangle('Position',[525 -431.25 9.375 9.375], 'FaceColor',[0 0 0]);
rectangle('Position',[534.375 -431.25 9.375 9.375], 'FaceColor',[0 0 0]);
rectangle('Position',[543.75 -421.875 9.375 9.375], 'FaceColor',[1 1 1]);
rectangle('Position',[553.125 -421.875 9.375 9.375], 'FaceColor',[1 1 1]);
rectangle('Position',[543.75 -431.25 9.375 9.375], 'FaceColor',[0 0 0]);
rectangle('Position',[553.125 -431.25 9.375 9.375], 'FaceColor',[0 0 0]);
rectangle('Position',[562.5 -421.875 9.375 9.375], 'FaceColor',[1 1 1]);
rectangle('Position',[571.875 -421.875 9.375 9.375], 'FaceColor',[1 1 1]);
rectangle('Position',[562.5 -431.25 9.375 9.375], 'FaceColor',[0 0 0]);
rectangle('Position',[571.875 -431.25 9.375 9.375], 'FaceColor',[0 0 0]);
rectangle('Position',[318.75 -459.375 9.375 9.375], 'FaceColor',[1 1 1]);
rectangle('Position',[328.125 -459.375 9.375 9.375], 'FaceColor',[0 0 0]);
rectangle('Position',[318.75 -468.75 9.375 9.375], 'FaceColor',[1 1 1]);
rectangle('Position',[328.125 -468.75 9.375 9.375], 'FaceColor',[0 0 0]);
rectangle('Position',[318.75 -478.125 9.375 9.375], 'FaceColor',[1 1 1]);
rectangle('Position',[328.125 -478.125 9.375 9.375], 'FaceColor',[0 0 0]);
rectangle('Position',[318.75 -487.5 9.375 9.375], 'FaceColor',[1 1 1]);
rectangle('Position',[328.125 -487.5 9.375 9.375], 'FaceColor',[0 0 0]);
rectangle('Position',[318.75 -496.875 9.375 9.375], 'FaceColor',[1 1 1]);
rectangle('Position',[328.125 -496.875 9.375 9.375], 'FaceColor',[0 0 0]);
rectangle('Position',[318.75 -506.25 9.375 9.375], 'FaceColor',[1 1 1]);
rectangle('Position',[328.125 -506.25 9.375 9.375], 'FaceColor',[0 0 0]);
rectangle('Position',[318.75 -515.625 9.375 9.375], 'FaceColor',[1 1 1]);
rectangle('Position',[328.125 -515.625 9.375 9.375], 'FaceColor',[0 0 0]);
rectangle('Position',[318.75 -525 9.375 9.375], 'FaceColor',[1 1 1]);
rectangle('Position',[328.125 -525 9.375 9.375], 'FaceColor',[0 0 0]);
rectangle('Position',[318.75 -534.375 9.375 9.375], 'FaceColor',[1 1 1]);
rectangle('Position',[328.125 -534.375 9.375 9.375], 'FaceColor',[0 0 0]);
rectangle('Position',[318.75 -543.75 9.375 9.375], 'FaceColor',[1 1 1]);
rectangle('Position',[328.125 -543.75 9.375 9.375], 'FaceColor',[0 0 0]);
rectangle('Position',[318.75 -553.125 9.375 9.375], 'FaceColor',[1 1 1]);
rectangle('Position',[328.125 -553.125 9.375 9.375], 'FaceColor',[0 0 0]);
rectangle('Position',[318.75 -562.5 9.375 9.375], 'FaceColor',[1 1 1]);
rectangle('Position',[328.125 -562.5 9.375 9.375], 'FaceColor',[0 0 0]);
rectangle('Position',[318.75 -571.875 9.375 9.375], 'FaceColor',[1 1 1]);
rectangle('Position',[328.125 -571.875 9.375 9.375], 'FaceColor',[0 0 0]);
rectangle('Position',[318.75 -581.25 9.375 9.375], 'FaceColor',[1 1 1]);
rectangle('Position',[328.125 -581.25 9.375 9.375], 'FaceColor',[0 0 0]);
X=[560,525,487.5,468.75,450,450,375,337.5,300,262.5,225,225,202.5,150,121.875,121.875,121.875,121.875,112.5,75,40,40];
Y=[-560,-525,-487.5,-483.75,-468.75,-450,-375,-375,-367.5,-337.5,-300,-262.5,-225,-180,-150,-140.625,-131.25,-121.875,-112.5,-75,-40,-40];
hold on;
plot(X,Y,'r');
plot(X,Y,'bo');
legend('782.693','Location','southoutside');
